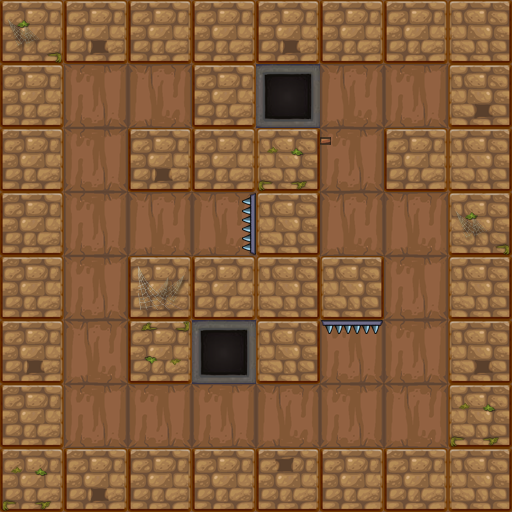

Rendered tile map (Tiled .tmx) drawn with the repository's tilesets; below, a short description and the map source with its tile grids summarised:
An orthogonal 8x8 tile map with 64x64 px tiles, 2 tile layers (bg1, fg1) and 20 objects (10x wall, 2x dong, 2x ding, player, banzi, ...).

<map version="1.0" orientation="orthogonal" renderorder="right-down" width="8" height="8" tilewidth="64" tileheight="64">
 <properties>
  <property name="maxStep" value="7" />
 </properties>
 <tileset firstgid="1" name="lv1map" tilewidth="64" tileheight="64">
  <image source="lv1map.png" width="256" height="256" />
 </tileset>
 <layer name="bg1" width="8" height="8">
  <data>[64 cells, 64 non-empty, 3 distinct tile ids]</data>
 </layer>
 <layer name="fg1" width="8" height="8">
  <data>[64 cells, 20 non-empty, 7 distinct tile ids]</data>
 </layer>
 <objectgroup name="obj1">
  <object name="wall" x="0" y="0" width="512" height="64" />
  <object name="wall" x="192" y="0" width="64" height="192" />
  <object name="wall" x="0" y="0" width="64" height="512" />
  <object name="wall" x="0" y="448" width="512" height="64" />
  <object name="wall" x="448" y="0" width="64" height="512" />
  <object name="wall" x="384" y="128" width="128" height="64" />
  <object name="wall" x="256" y="128" width="64" height="256" />
  <object name="dong" x="192" y="320" width="64" height="64" />
  <object name="ding" x="243" y="192" width="13" height="64" />
  <object name="player" x="128" y="64" width="64" height="64" />
  <object name="banzi" x="320" y="128" width="64" height="13" />
  <object name="torches" x="0" y="192" width="64" height="64" />
  <object name="door" x="384" y="64" width="64" height="64" />
  <object name="enemy" x="64" y="384" width="64" height="64" />
  <object name="key" x="320" y="64" width="64" height="64">
   <properties>
    <property name="active" value="false" />
   </properties>
  </object>
  <object name="ding" x="320" y="320" width="64" height="13" />
  <object name="dong" x="256" y="64" width="64" height="64" />
  <object name="wall" x="128" y="256" width="64" height="128" />
  <object name="wall" x="128" y="256" width="256" height="64" />
  <object name="wall" x="128" y="128" width="192" height="64" />
 </objectgroup>
</map>
